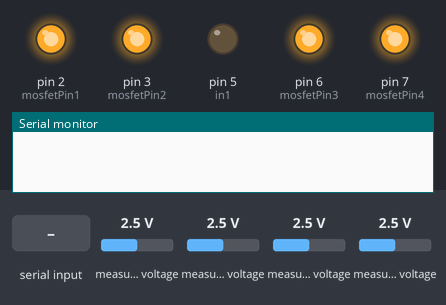
Simulated run of this sketch. Board: Arduino Uno, built with avr-gcc and run on an emulated ATmega328P. Parts: output pins drawn as LEDs (lit = HIGH), the last lines printed to the serial monitor. Dashed ring = blinking. Inputs (shaded band) come from the test bench; at power-on: measured voltage 2.5 V.

Above: at 0.1 s.
At 3.08 s:
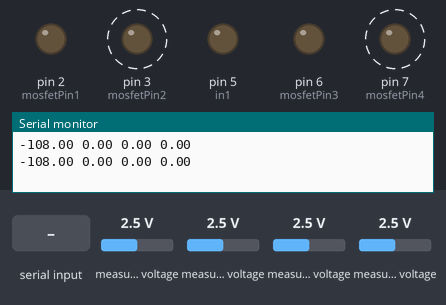
3.3 s: "<90 45 200>" received over Serial
Timing chart, 0 to 12.8 s (numbered marks = the images above; inputs shaded):
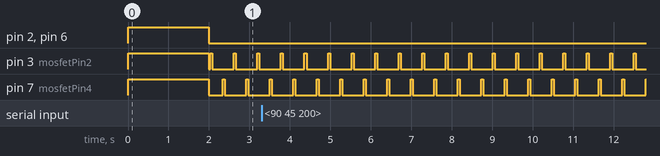

Measured:
- by itself, pin 3 (mosfetPin2), pin 7 (mosfetPin4): alternates HIGH for 0.05 s and LOW for 0.53 s

The sketch:

new_pid_edition.ino
```cpp
#include <SPI.h>
#include <Wire.h> // Библиотека для работы с шиной I2C
#include <Adafruit_ADS1X15.h> // Библиотека для работы с модулями ADS1115 и ADS1015

// const int analogPin = A5; // Пин съема аналогового сигнала из датчика давления в контуре насоса
// const int analogPin1 = A4; // Пин съема аналогового сигнала из датчика давления в контуре контрольного объема

const int mosfetPin1 = 2; //Определение цифрового ПИН для управления соленоидом №1
const int mosfetPin2 = 3; //Определение цифрового ПИН для управления соленоидом №2
const int mosfetPin3 = 6; //Определение цифрового ПИН для управления соленоидом №3 (промежуточный)
const int mosfetPin4 = 7;

uint32_t timer = 0;   // переменная таймера для вывода значений

float voltage0;
float pressure0;
float voltage1; // Значение напряжения на датчике давления в контуре насоса
float pressure1; // Показания давления датчика в контуре насоса
float voltage2; // Значение напряжения на датчике давления в контуре контрольного объема
float pressure2; // Показания давления датчика в контуре контрольного объема
float voltage3; // Значение напряжения на датчике давления в контуре мини-объема
float pressure3; // Показания давления датчика в контуре мини-объема

//Определение требуемого давления в контролируемом объеме
float desired_pressure = abs(-55.0); // целевое значение
float desired_pressure_speed = 0; //скорость изменения давления ПИТО

float desired_static = 0; // целевое значение статического давления
float desired_static_speed = 0; //скорость изменения давления СТАТИУКА


float pump_stable_pressure = -70;
float minimum_pressure = pump_stable_pressure + 5.0;

//Определение ПИН-а для управления РЕЛЕ
int in1 = 5; // Канал IN1 реле будет управляться пином 5
int dt_in_ms = 25; //Определение периода формирования команд ПИД регуляторами


//Коэффициенты регулирования ПИД контрольного объема
float Kp = 120.0;
float Ki = 0.0;
float Kd = 0.3;
float sum_error = 0.0;
float min_out = -1.0;
float max_out = 1.0;
float prev_error = 0.0;
int tau = 50;
int delta = 200;

//Задание переменной управляющего сигнала ПИД регуляторов
float PID_control_value_tank = 0;


Adafruit_ADS1115 ads; // Создание объекта ads для общения через него с модулем

// Переменные для хранения значений АЦП каждого канала
int16_t adc0, adc1, adc2, adc3;

//pid controller
float new_pid(float p){
    float error, output;

    error = desired_pressure - p;
    sum_error += error;
    output = Kp * error + Ki * sum_error + Kd * (error - prev_error)  / dt_in_ms;

    if (output < 0) {
      output /= 10.0;
    }

    prev_error = output;

    if (output < min_out) {
      return min_out;
    } else if (output > max_out){
      return max_out;
    } else
      return output;
}

//Ввод переменной для чтения данных из Serial порта
bool newData = false;
//
const byte numChars = 32;
char receivedChars[numChars];
char tempChars[numChars];
//
char messageFromPC[numChars] = {0};
//Команды для ввода из порта ПК
const char *set_pressure_command = "set_pressure";
// char *set_KP_command = "set_Kp";
// char *set_KD_command = "set_Kd";
// char *set_KI_command = "set_Ki";
//Переменная для хранения числа из порта ПК
float floatFromPC = 0.0;
//

void setup() {
  pinMode(in1, OUTPUT);    // Установка пина 5 как выход
  digitalWrite(in1, LOW); //Закрытие канала IN1 реле

  pinMode(mosfetPin1, OUTPUT); //Устанновка пина mosfetPin1 как выхода
  pinMode(mosfetPin2, OUTPUT); //Устанновка пина mosfetPin2 как выхода
  pinMode(mosfetPin3, OUTPUT); //Устанновка пина mosfetPin3 как выхода
  pinMode(mosfetPin4, OUTPUT);

  //Продуваем контур при включении
  digitalWrite(mosfetPin1, HIGH);//Открытие соленоида №1 для соединения контуров насоса и контрольного объема
  digitalWrite(mosfetPin2, HIGH);//Открытие соленоида №2 для соединения контуров насоса и контрольного объема
  digitalWrite(mosfetPin3, HIGH);//Открытие соленоида №3 для соединения контуров насоса и контрольного объема
  digitalWrite(mosfetPin4, HIGH);//Открытие соленоида №4 для соединения контуров насоса и контрольного объема

  delay(2000);//Ожидание в течение 2х секунд для продувки контуров после перезапуска системы

  digitalWrite(mosfetPin1, LOW);//Открытие соленоида №1 для соединения контуров насоса и контрольного объема
  digitalWrite(mosfetPin2, LOW);//Закрытие соленоида №2
  digitalWrite(mosfetPin3, LOW);//Закрытие соленоида №3
  digitalWrite(mosfetPin4, LOW);//Закрытие соленоида №4
  // Установка коэффициента усиления 1
  ads.setGain(GAIN_ONE);
  ads.begin(); // Инициализация модуля ADS1115

  // initialize serial communication at 9600 bits per second:
  Serial.begin(9600);

}
// the loop routine runs over and over again forever:
void loop() {

  input_handler();

  adc0 = ads.readADC_SingleEnded(0); // Чтение АЦП нулевого канала
  adc1 = ads.readADC_SingleEnded(1); // Чтение АЦП первого канала
  adc2 = ads.readADC_SingleEnded(2); // Чтение АЦП второго канала
  adc3 = ads.readADC_SingleEnded(3);


  //Вывод показаний датчиков в Serail порт с интервалом в 200 мс
  if (millis() - timer >= 200) {
    // Расчёт фактических напряжений на каждом канале
    voltage0= float(adc0) * 0.125 / 1000.0;
    voltage1 = float(adc1) * 0.125 / 1000.0;
    voltage2 = float(adc2) * 0.125 / 1000.0;
    voltage3= float(adc3) * 0.125 / 1000.0;

    // //Расчет давлений в контурах системы
    pressure0 = (voltage0 - 2.7) / 0.025; //Давление в насосе
    pressure1 = (voltage1 - 2.7) / 0.025; //Давление в контрольном объеме
    pressure2 = (voltage2 - 2.7) / 0.025; //Давление в мини-объеме
    pressure3 = (voltage3 - 2.7) / 0.025;

    Serial.print(pressure1, 2);
    Serial.print(" ");
    Serial.print(0.00);
    Serial.print(" ");
    Serial.print(0.00);
    Serial.print(" ");
    Serial.println(0.00);

    if (abs(pressure0) < abs(minimum_pressure)) {
      digitalWrite(in1, HIGH);
    }

    if (abs(pressure0) >= abs(pump_stable_pressure)) {
        digitalWrite(in1, LOW);
    }

    PID_control_value_tank = new_pid(abs(pressure1));

    if ((PID_control_value_tank == -1)) {
      decrease_pressure();
    }
    else if (PID_control_value_tank == 1){
      if (abs(desired_pressure + pressure1) >= 5) {
        highly_increase_pressure();
      } else {
        increase_pressure();//операция по единичному подъему давления
      }
    } else {

      digitalWrite(mosfetPin1, LOW);
      digitalWrite(mosfetPin2, LOW);
      digitalWrite(mosfetPin3, LOW);
      digitalWrite(mosfetPin4, LOW);

    }
    timer = millis();
  }

}

void increase_pressure() {
  digitalWrite(mosfetPin1, HIGH);
  delay(tau);
  digitalWrite(mosfetPin1, LOW);
  delay(tau + delta);
  digitalWrite(mosfetPin3, HIGH);
  delay(tau);
  digitalWrite(mosfetPin3, LOW);
}

void highly_increase_pressure() {
  digitalWrite(mosfetPin1, HIGH);
  digitalWrite(mosfetPin3, HIGH);
  delay(tau*2);
  digitalWrite(mosfetPin3, LOW);
  digitalWrite(mosfetPin1, LOW);
}

void decrease_pressure() {
  digitalWrite(mosfetPin2, HIGH);
  delay(tau);
  digitalWrite(mosfetPin2, LOW);
  delay(tau + delta);
  digitalWrite(mosfetPin4, HIGH);
  delay(tau);
  digitalWrite(mosfetPin4, LOW);
}

void parseData() { //split the data into its parts
  char * strtokIndx; //this is used by strtok() as an index

  strtokIndx = strtok(tempChars, " "); //get the firt part - command's name
  strcpy(messageFromPC, strtokIndx);// copy it to messageFromPC

  strtokIndx = strtok(NULL, " ");
  floatFromPC = atof(strtokIndx); //convert this part to a float
}

void applyInputCommand() {
  // Serial.print("Message ");
  // Serial.println(messageFromPC);
  // Serial.print("Desired pressure ");
  // Serial.println(floatFromPC);
  if (strcmp(messageFromPC, set_pressure_command) == 0) {
    if (floatFromPC == 0) {
      //Serial.println("ERROR: INCORRECT PRESSURE UNITS");
    }
    else if (abs(floatFromPC) != 0) {
      desired_pressure = abs(floatFromPC);
      // tank_regulator.setpoint = abs(desired_pressure);

//      Serial.print(desired_pressure);
//      Serial.print(" ");
//      Serial.print(desired_pressure_speed);
//      Serial.print(" ");
//      Serial.print(desired_static);
//      Serial.print(" ");
//      Serial.println(desired_static_speed);
      // Serial.println(desired_pressure);
      //Serial.print("NEW_DESIRED_PRESSURE_SET = ");
      //Serial.println(desired_pressure);
    }
  }
  else {
    //Serial.println("ERROR: UNKNOWN COMMAND");
    //Serial.println(messageFromPC);
  }
}

void recvData() {
  static boolean recvInProgress = false;
  static byte ndx = 0;
  char startMarker = '<';
  char endMarker = '>';
  char rc;

  while (Serial.available() > 0 && newData == false) {
    rc = Serial.read();
    if (recvInProgress == true) {
      if (rc != endMarker) {
        receivedChars[ndx] = rc;
        ndx++;
        if (ndx >= numChars) {
          ndx = numChars - 1;
        }
      }
      else {
        receivedChars[ndx] = '\0'; // terminate the string
        recvInProgress = false;
        ndx = 0;
        newData = true;
      }
    }

    else if (rc == startMarker) {
      recvInProgress = true;
    }
  }
}

void input_handler() {
  recvData();
    if (newData == true) {
      strcpy(tempChars, receivedChars);
      //this temporary copy is necessary to protect the original data
      //because strtok() used in parseData() replaces the commas with \0
      parseData();
      applyInputCommand();
      newData = false;
    }
}
```
